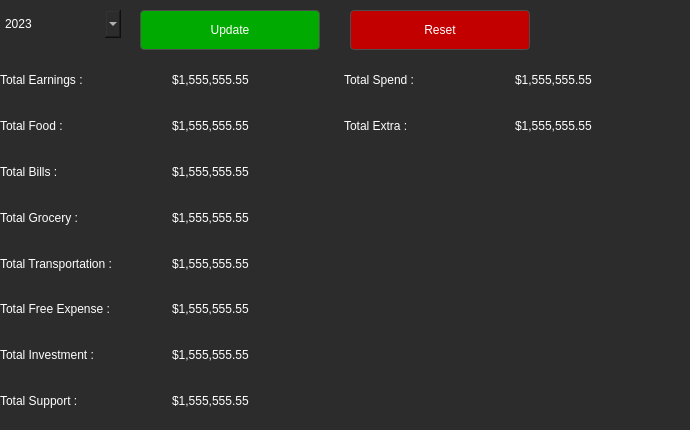
<?xml version="1.0" encoding="UTF-8"?>
<ui version="4.0">
 <class>Form</class>
 <widget class="QWidget" name="Form">
  <property name="geometry">
   <rect>
    <x>0</x>
    <y>0</y>
    <width>690</width>
    <height>430</height>
   </rect>
  </property>
  <property name="windowTitle">
   <string>Form</string>
  </property>
  <property name="styleSheet">
   <string notr="true">QWidget {
        background-color: #2c2c2c;
        color: #ffffff;
        border: none;
        font: 14pt &quot;Nirmala UI&quot;;
}
QWidget#side_menu {
    background-color: #4e5564;
    color: #ffffff;
    border: 1px solid #4e5564;
    border-radius: 16px;
    font: 14pt &quot;Nirmala UI&quot;;
}
QLabel#Dashboard_Title {
    background-color: none;
    color: #ffffff;
    border: none;
    font: 20pt &quot;Nirmala UI&quot;;
}
QLabel#Eat_Out_Image {
    background-image: url(:/images/pngaaa.com-2384833.png);
    background-color: #4d4d4d;
    border: 1px solid #4d4d4d;
    border-radius: 4px;
    color: #ffffff;
    padding: 5px;
}
QLabel#Grocery_Image {
    background-image: url(:/images/pngaaa.com-2138453.png);
    background-color: #4d4d4d;
    border: 1px solid #4d4d4d;
    border-radius: 4px;
    color: #ffffff;
    padding: 5px;
}
QLabel#Transportation_Image {
    background-image: url(:/images/pngaaa.com-2182093.png);
    background-color: #4d4d4d;
    border: 1px solid #4d4d4d;
    border-radius: 4px;
    color: #ffffff;
    padding: 5px;
}
QLabel#Free_Expense_Image {
    background-image: url(:/images/pngaaa.com-1261106.png);
    background-color: #4d4d4d;
    border: 1px solid #4d4d4d;
    border-radius: 4px;
    color: #ffffff;
    padding: 5px;
}
QLabel#Bills_Image {
    background-image: url(:/images/pngaaa.com-1433501.png);
    background-color: #4d4d4d;
    border: 1px solid #4d4d4d;
    border-radius: 4px;
    color: #ffffff;
    padding: 5px;
}
QLabel#Investment_Image {
    background-image: url(:/images/pngaaa.com-3584133.png);
    background-color: #4d4d4d;
    border: 1px solid #4d4d4d;
    border-radius: 4px;
    color: #ffffff;
    padding: 5px;
}
QLabel#Support_Image {
    background-image: url(:/images/pngaaa.com-2914571.png);
    background-color: #4d4d4d;
    border: 1px solid #4d4d4d;
    border-radius: 4px;
    color: #ffffff;
    padding: 5px;
}
QLabel#Goal_Image {
    background-image: url(:/images/pngaaa.com-848656.png);
    background-color: #4d4d4d;
    border: 1px solid #4d4d4d;
    border-radius: 4px;
    color: #ffffff;
    padding: 5px;
}
QPushButton {
    background-color: #4d4d4d;
    border: 1px solid #4d4d4d;
    border-radius: 4px;
    color: #ffffff;
    padding: 5px;
}
QPushButton:hover {
    background-color: #5a5a5a;
    border: 1px solid #5a5a5a;
}
QPushButton#side_menu_button:hover {
    background-image: url(:/button_image/Burger_button_hover.png);
    background-color: #5a5a5a;
    border: 1px solid #5a5a5a;
}
QPushButton#side_menu_button:pressed {
    background-image: url(:/button_image/Burger_button_click.png);
    background-color: #5a5a5a;
    border: 1px solid #5a5a5a;
}
QPushButton#remove_button_watchlist {
    background-color: #ff0000;
    border: 1px solid #ffffff;
    border-radius: 4px;
    color: #ffffff;
    padding: 5px;
}
QPushButton#remove_button_watchlist:hover {
    background-color: #ff6c6c;
    border: 1px solid #ffffff;
}
QPushButton#remove_button_watchlist:pressed {
    background-color: #aa0000;
    border: 1px solid #ffffff;
}
QPushButton#Add_strategy {
    background-color: #00ad0e;
    border: 1px solid #ffffff;
    border-radius: 4px;
    color: #ffffff;
    padding: 5px;
}
QPushButton#Add_strategy:hover {
    background-color: #67ff74;
    border: 1px solid #ffffff;
}
QPushButton#Add_strategy:pressed {
    background-color: #006408;
    border: 1px solid #a3a3a3;
}
QPushButton#Activation {
    background-color: #00ad0e;
    border: 1px solid #ffffff;
    border-radius: 4px;
    color: #ffffff;
    padding: 5px;
}
QPushButton#Activation:hover {
    background-color: #67ff74;
    border: 1px solid #ffffff;
}
QPushButton#Activation:pressed {
    background-color: #006408;
    border: 1px solid #a3a3a3;
}
QPushButton#Blue_button {
    background-color: #0003bb;
    border: 1px solid #ffffff;
    border-radius: 4px;
    color: #ffffff;
    padding: 5px;
}
QPushButton#Blue_button:hover {
    background-color: #4446d1;
    border: 1px solid #ffffff;
}
QPushButton#Blue_button:pressed {
    background-color: #000277;
    border: 1px solid #a3a3a3;
}
QPushButton#Yellow_button {
    background-color: #a5bd1e;
    border: 1px solid #ffffff;
    border-radius: 4px;
    color: #ffffff;
    padding: 5px;
}
QPushButton#Yellow_button:hover {
    background-color: #e5ff54;
    border: 1px solid #ffffff;
}
QPushButton#Yellow_button:pressed {
    background-color: #81960f;
    border: 1px solid #a3a3a3;
}
QCheckBox {
    color: #ffffff;
}
QLineEdit {
    background-color: #4d4d4d;
    border: 1px solid #4d4d4d;
    color: #ffffff;
    padding: 5px;
    border-color: #ffffff;
    border-radius: 6px;
}
QTextEdit {
    background-color: #4d4d4d;
    border: 1px solid #4d4d4d;
    color: #ffffff;
    padding: 5px;
    border-color: #ffffff;
    border-radius: 20px;
}
QProgressBar {
    border: 1px solid #444444;
    border-radius: 7px;
    background-color: #2e2e2e;
    text-align: center;
    font-size: 10pt;
    color: white;
}
QProgressBar::chunk {
    background-color: #3a3a3a;
    width: 5px;
}
QScrollBar:vertical {
    border: none;
    background-color: #3a3a3a;
    width: 10px;
    margin: 16px 0 16px 0;
}
QScrollBar::handle:vertical {
    background-color: #444444;
    border-radius: 5px;
}
QScrollBar:horizontal {
    border: none;
    background-color: #3a3a3a;
    height: 10px;
    margin: 0px 16px 0 16px;
}
QScrollBar::handle:horizontal {
    background-color: #444444;
    border-radius: 5px;
}
QTabWidget {
    background-color: #2e2e2e;
    border: none;
}
QTabBar::tab {
    background-color: #2e2e2e;
    color: #b1b1b1;
    padding: 8px 20px;
    border-top-left-radius: 5px;
    border-top-right-radius: 5px;
    border: none;
}
QTabBar::tab:selected, QTabBar::tab:hover {
    background-color: #3a3a3a;
    color: white;
}</string>
  </property>
  <widget class="QPushButton" name="reset_pushButton">
   <property name="geometry">
    <rect>
     <x>350</x>
     <y>10</y>
     <width>180</width>
     <height>40</height>
    </rect>
   </property>
   <property name="styleSheet">
    <string notr="true">QPushButton {
    background-color: #c30000;
    border: 1px solid #4d4d4d;
    border-radius: 4px;
    color: #ffffff;
    padding: 5px;
}
QPushButton:hover {
    background-color: #ff5a5a;
    border: 1px solid #5a5a5a;
}
QPushButton:pressed {
	background-color: #8c0000;
    border: 1px solid #5a5a5a;
}</string>
   </property>
   <property name="text">
    <string>Reset</string>
   </property>
  </widget>
  <widget class="QComboBox" name="month_budget_year_comboBox">
   <property name="geometry">
    <rect>
     <x>0</x>
     <y>10</y>
     <width>121</width>
     <height>28</height>
    </rect>
   </property>
   <property name="styleSheet">
    <string notr="true">font: 14pt &quot;Nirmala UI&quot;;</string>
   </property>
   <item>
    <property name="text">
     <string>2023</string>
    </property>
   </item>
   <item>
    <property name="text">
     <string>2022</string>
    </property>
   </item>
   <item>
    <property name="text">
     <string>2021</string>
    </property>
   </item>
   <item>
    <property name="text">
     <string>2020</string>
    </property>
   </item>
   <item>
    <property name="text">
     <string>2019</string>
    </property>
   </item>
   <item>
    <property name="text">
     <string>2018</string>
    </property>
   </item>
   <item>
    <property name="text">
     <string>2017</string>
    </property>
   </item>
   <item>
    <property name="text">
     <string>2016</string>
    </property>
   </item>
   <item>
    <property name="text">
     <string>2015</string>
    </property>
   </item>
  </widget>
  <widget class="QPushButton" name="update_pushButton">
   <property name="geometry">
    <rect>
     <x>140</x>
     <y>10</y>
     <width>180</width>
     <height>40</height>
    </rect>
   </property>
   <property name="styleSheet">
    <string notr="true">QPushButton {
    background-color: #00aa00;
    border: 1px solid #4d4d4d;
    border-radius: 4px;
    color: #ffffff;
    padding: 5px;
}
QPushButton:hover {
    background-color: #00ff00;
    border: 1px solid #5a5a5a;
}
QPushButton:pressed {
	background-color: #007900;
    border: 1px solid #5a5a5a;
}</string>
   </property>
   <property name="text">
    <string>Update</string>
   </property>
  </widget>
  <widget class="QWidget" name="layoutWidget">
   <property name="geometry">
    <rect>
     <x>0</x>
     <y>60</y>
     <width>681</width>
     <height>361</height>
    </rect>
   </property>
   <layout class="QGridLayout" name="gridLayout_5">
    <item row="0" column="1">
     <widget class="QLabel" name="amount_total_earnings_label">
      <property name="text">
       <string>$1,555,555.55</string>
      </property>
     </widget>
    </item>
    <item row="0" column="2">
     <widget class="QLabel" name="total_spend_label">
      <property name="text">
       <string>Total Spend :</string>
      </property>
     </widget>
    </item>
    <item row="0" column="3">
     <widget class="QLabel" name="amount_total_spend_label">
      <property name="text">
       <string>$1,555,555.55</string>
      </property>
     </widget>
    </item>
    <item row="1" column="0">
     <widget class="QLabel" name="total_food_label">
      <property name="text">
       <string>Total Food :</string>
      </property>
     </widget>
    </item>
    <item row="1" column="1">
     <widget class="QLabel" name="amount_total_food_label">
      <property name="text">
       <string>$1,555,555.55</string>
      </property>
     </widget>
    </item>
    <item row="1" column="2">
     <widget class="QLabel" name="total_extra_label">
      <property name="text">
       <string>Total Extra :</string>
      </property>
     </widget>
    </item>
    <item row="1" column="3">
     <widget class="QLabel" name="amount_total_extra_label">
      <property name="text">
       <string>$1,555,555.55</string>
      </property>
     </widget>
    </item>
    <item row="2" column="0">
     <widget class="QLabel" name="total_bills_label">
      <property name="text">
       <string>Total Bills :</string>
      </property>
     </widget>
    </item>
    <item row="2" column="1">
     <widget class="QLabel" name="amount_total_bills_label">
      <property name="text">
       <string>$1,555,555.55</string>
      </property>
     </widget>
    </item>
    <item row="3" column="0">
     <widget class="QLabel" name="total_grocery_label">
      <property name="text">
       <string>Total Grocery :</string>
      </property>
     </widget>
    </item>
    <item row="3" column="1">
     <widget class="QLabel" name="amount_total_grocery_label">
      <property name="text">
       <string>$1,555,555.55</string>
      </property>
     </widget>
    </item>
    <item row="4" column="0">
     <widget class="QLabel" name="total_transportation_label">
      <property name="text">
       <string>Total Transportation :</string>
      </property>
     </widget>
    </item>
    <item row="4" column="1">
     <widget class="QLabel" name="amount_total_transportation_label">
      <property name="text">
       <string>$1,555,555.55</string>
      </property>
     </widget>
    </item>
    <item row="5" column="0">
     <widget class="QLabel" name="total_free_expense_label">
      <property name="text">
       <string>Total Free Expense :</string>
      </property>
     </widget>
    </item>
    <item row="5" column="1">
     <widget class="QLabel" name="amount_total_free_expense_label">
      <property name="text">
       <string>$1,555,555.55</string>
      </property>
     </widget>
    </item>
    <item row="6" column="0">
     <widget class="QLabel" name="total_investment_label">
      <property name="text">
       <string>Total Investment :</string>
      </property>
     </widget>
    </item>
    <item row="6" column="1">
     <widget class="QLabel" name="amount_total_investment_label">
      <property name="text">
       <string>$1,555,555.55</string>
      </property>
     </widget>
    </item>
    <item row="7" column="0">
     <widget class="QLabel" name="total_support_label">
      <property name="text">
       <string>Total Support :</string>
      </property>
     </widget>
    </item>
    <item row="7" column="1">
     <widget class="QLabel" name="amount_total_support_label">
      <property name="text">
       <string>$1,555,555.55</string>
      </property>
     </widget>
    </item>
    <item row="0" column="0">
     <widget class="QLabel" name="total_earnings_label">
      <property name="text">
       <string>Total Earnings :</string>
      </property>
     </widget>
    </item>
   </layout>
  </widget>
 </widget>
 <resources/>
 <connections/>
</ui>
